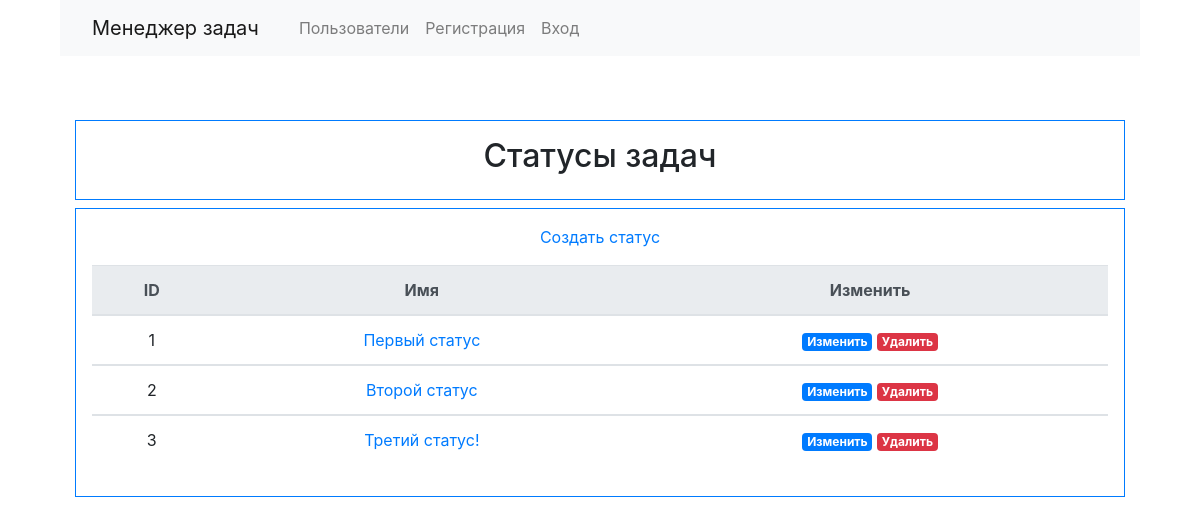
Screenshot of /statuses/ with the database file from the repository.
### statuses/models.py (models this page shows, shortened)
class TaskStatus(models.Model):
    name = models.CharField(max_length=200, unique=True)

### statuses/views.py (the view)
# urls.py: path('statuses/', views.StatusesView.as_view(), name='statuses'),
class StatusesView(generic.ListView):
    template_name = 'statuses/statuses.html'
    context_object_name = 'statuses'
    def get_queryset(self):
        return TaskStatus.objects.all()

### templates/statuses/statuses.html
{% extends "base.html" %}
{% load bootstrap4 %}
{% load i18n %}
{% block page_header %}
<h2 class="cover-heading">{% trans "Task statuses:" %}</h2>
{% endblock %}
{% block content %}
<p class="card-text"><a href="{% url 'status_create'%}">{% trans "New status" %}</a></p>
{% if statuses %}
<table class="table table-hover mx-auto my-3">
<thead class="thead-light">
  <tr>
      <th scope="col">ID</th>
      <th scope="col">{% trans "Name" %}</th>
      <th scope="col">{% trans "Edit" %}</th>
  </tr>
</thead>
<tbody>
{% for task_status in statuses %}
<tr>
  <td scope="row">{{ task_status.id }}</td>
  <td scope="row"><a href="{% url 'status' task_status.id %}">{{ task_status.name }}</a></td>
  <td scope="row">
    <div>
      <a href="{% url 'status_update' task_status.id %}" class="badge badge-primary">{% trans "Edit" %}</a>
      <a href="{% url 'status_delete' task_status.id %}" class="badge badge-danger">{% trans "Delete" %}</a>
    </div>
  </td>
</tr>
</tbody>
{% endfor %}
</table>
{% else %}
    <p>{% trans "You don't have any statuses."%} </p>
{% endif %}
{% endblock %}

### rows the page displays
TaskStatus: id "1", name "Первый статус"
TaskStatus: id "2", name "Второй статус"
TaskStatus: id "3", name "Третий статус!"
